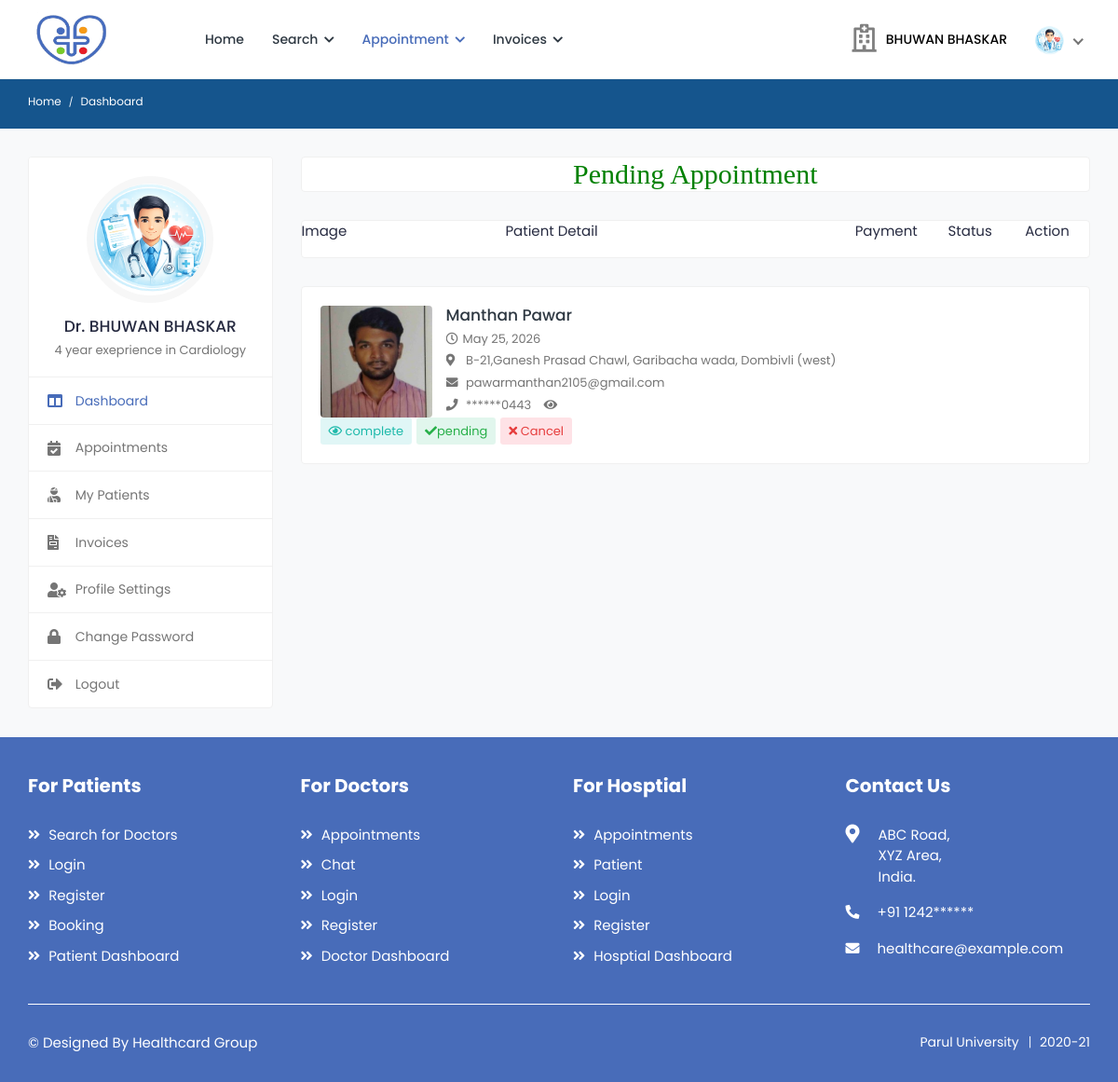
/d_appointment (signed in), run on an earlier commit of the app's database.
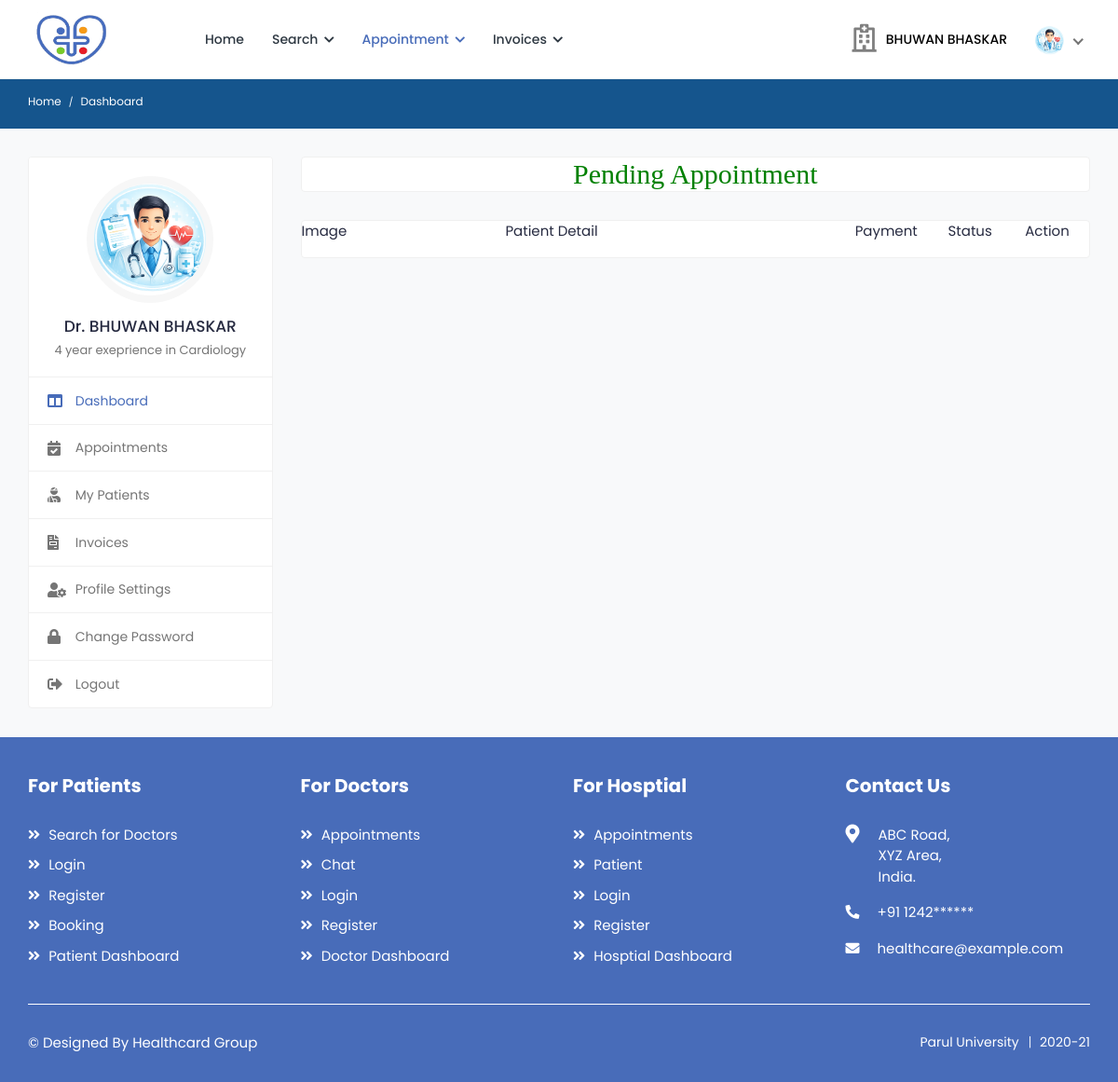
And on a later commit of the database.
### health/models.py (models this page shows, shortened)
class Appointment(models.Model):
    doctor=models.ForeignKey(Doctor, on_delete=models.CASCADE, null=True)
    patient=models.ForeignKey(Patient, on_delete=models.CASCADE, null=True)
    medical=models.ForeignKey(Medical, on_delete=models.CASCADE, null=True)
    a_date=models.DateField(null=True)
    a_timing=models.CharField(max_length=100,null=True)
    status=models.CharField(max_length=100,null=True)
    p_status=models.CharField(max_length=100,null=True)

class Patient(models.Model):
    user = models.ForeignKey(User,on_delete=models.CASCADE,null=True)
    blood_group = models.CharField(max_length=10,choices=blood_group,null=True)
    health_uid = models.CharField(max_length=16,null=True)
    ex_year= models.CharField(max_length=10,null=True)
    ex_month= models.CharField(max_length=10,null=True)
    cvv = models.CharField(max_length=10,null=True)
    mobile = models.CharField(max_length=10,null=True)
    address = models.CharField(max_length=100,null=True)
    card_status = models.CharField(max_length=100,null=True)
    dob = models.DateField(null=True)
    image = models.FileField(null=True)

### health/views.py (the view)
# urls.py: path('d_appointment', d_appointment,name="d_appointment"),
def d_appointment(request):
    if not access(request.user):
        messages.success(request,'Update Your Profile and Wait for Verification')
        return redirect('doctor_profile')
    data=Appointment.objects.filter(doctor=Doctor.objects.get(user=request.user),status="pending").order_by("-id")
    d={'data':data}
    return render(request,'doctor/d_appoinment.html',d)

### health/views.py (called while the page is built)
def access(user):
    try:
        user = Doctor.objects.get(user=user)
        if user.status == "pending":
            return False
        else:
            return True
    except:
        try:
            user = Medical.objects.get(user=user)
            if user.status == "pending":
                return False
            else:
                return True
        except:
            try:
                user = Hospital.objects.get(user=user)
                if user.status == "pending":
                    return False
                else:
                    return True
            except:
                pass

### health/templates/doctor/d_appoinment.html (shortened to what this page needs)
{% extends 'doctor/sidebar.html' %}
{% load static %}
{% block b %}
<h2 style="font-family:roman;color:green" align="center" class="card">Pending Appointment</h2>
        <div class="card">
                    <div class="row">
                        <div class="col-3">
                            <p>
                                Image
                            </p>
                        </div>
                            <div class="col-5">
                                <p>
                                    Patient Detail
                                </p>
                            </div>
                        <div class="col-4">
                                    <span style="margin-right:5%;margin-left:4%">
                                        Payment
                                    </span>
                                    <span style="margin-left:6%">
                                        Status
                                    </span>
                                    <span style="margin-left:12%">
                                        Action
                                    </span>
                            </div>
                        </div>
                    </div>
    {% for i in data %}
        <div class="appointments">
                <div class="appointment-list">
                    <div class="profile-info-widget">
                        <a href="#" class="booking-doc-img">
                            <img src="{{i.patient.image.url}}" alt="User Image">
                        </a>
                        <div class="profile-det-info">
                            <h3><a href="#">{{i.patient.user.first_name}} {{i.patient.user.last_name}}</a></h3>
                            <div class="patient-details">
                                <h5><i class="far fa-clock"></i>{{i.a_date}}</h5>
                                <h5><i class="fas fa-map-marker-alt"></i> {{i.patient.address}}</h5>
                                <h5><i class="fas fa-envelope"></i> {{i.patient.user.email}}</h5>
                                <h5 class="mb-0"><i class="fas fa-phone"></i>
                                <span class="contact-mask" data-contact="{{ i.patient.mobile }}">
                        ******{{ i.patient.mobile|slice:"-4:" }}
                    </span>
                    <i class="fa fa-eye toggle-contact" style="cursor:pointer;margin-left:10px;"></i>
                                </h5>
                            </div>
                        </div>
                    </div>
                    <div class="appointment-action">
                        <a href="#" class="btn btn-sm bg-info-light" data-toggle="modal" data-target="#appt_details">
                            <i class="far fa-eye"></i> {{i.p_status}}
                        </a>
                        <a href="{% url 'update_status' i.id %}" class="btn btn-sm bg-success-light">
                            <i class="fas fa-check"></i>{{i.status}}
                        </a>
                        <a href="{% url 'doctor_cancel_appointment' i.id %}" class="btn btn-sm bg-danger-light" onclick="return confirm('Are you sure to Cancel Appointment?')">
                            <i class="fas fa-times"></i> Cancel
                        </a>
                    </div>
                </div>
            </div>
{% endfor %}
{% endblock %}

What changed in the data, as far as the page shows it:
no longer on this page (row edited): Appointment: patient.image (picture), patient.user.first_name "Manthan", patient.user.last_name "Pawar", a_date "May 25, 2026", patient.address "B-21,Ganesh Prasad Chawl, Garibacha wada, Dombivli (west)", patient.user.email "pawarmanthan2105@gmail.com", patient.mobile "0443", p_status "complete", status "pending"
